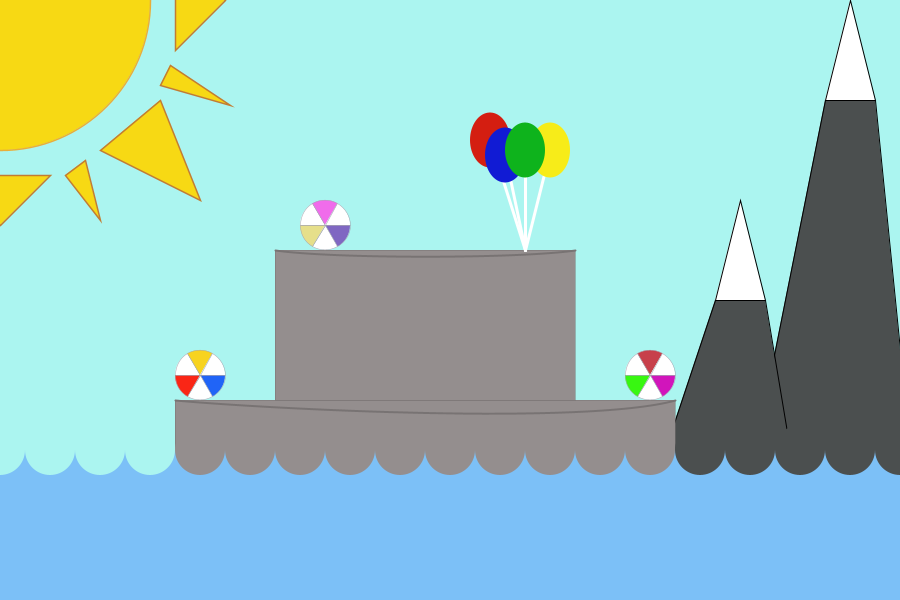
Frame 1 (no input)
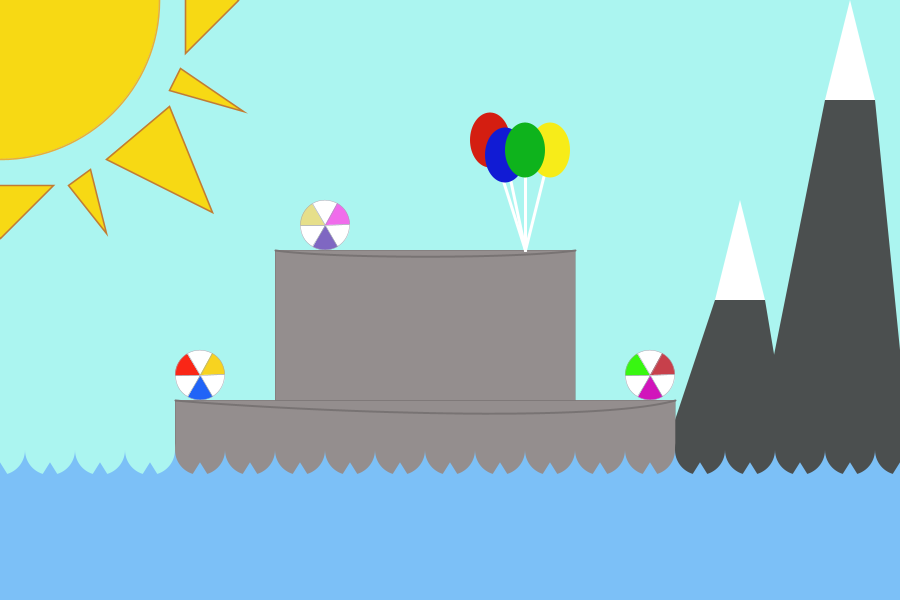
Frame 60 (the mouse pressed at the canvas centre just before this capture)
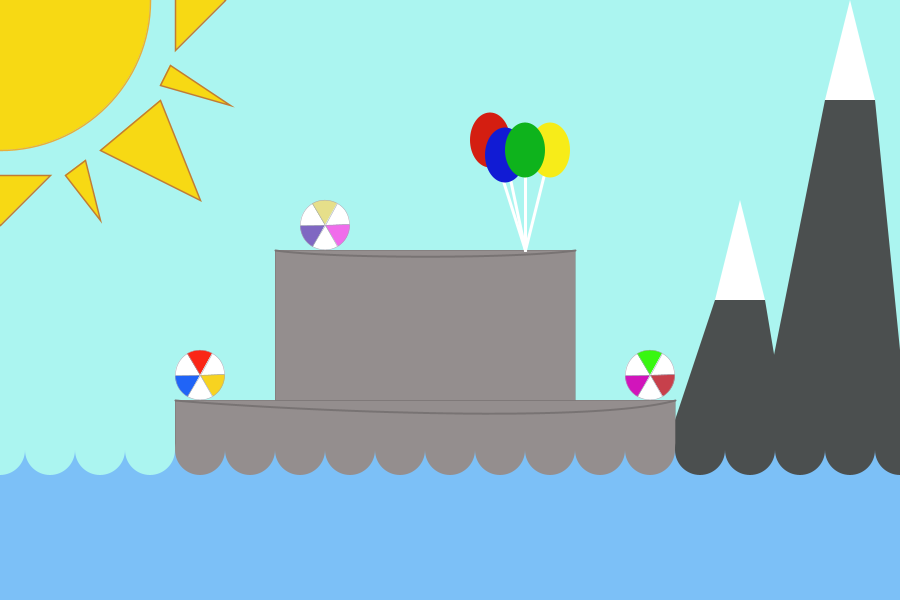
Frame 120 (the mouse held since frame 60 and released just before this capture)

The Processing sketch that drew these frames (run headless with seeded random() and noise(); from frame 60 on, the mouse is pressed at the canvas centre):

// Processing sketch: Assignment_1_part1
// ── Assignment_1_part1.pde
void setup() {
  size(900, 600);
}

float z=0; //timing variable
float waveSpeed=0; //movement variable
float ballRotation=0;
float sunScale=1;
int direction=1;

color mountainFill=#4b4f4f;
color white=#ffffff;
color platformFill=#948e8e;
color waterFill=#7cc0f7;
color backgroundFill=#abf5f0;
color ballFill1=#2064f7;
color ballFill2=#fa2616;
color ballFill3=#f7d320;
color ballFill4=#d115bb;
color ballFill5=#38f711;
color ballFill6=#c7404b;
color ballFill7=#7f67c2;
color ballFill8=#e6df8a;
color ballFill9=#f06ceb;
color sunFill=#f7d914;
color balloonFill1=#f7ec19;
color balloonFill2=#d41e11;
color balloonFill3=#111bd4;
color balloonFill4=#0eb31c;

color platformStroke=#787373;
color ballStroke=#a4a5b0;
color sunStroke=#e8ae3a;
color sunRayStroke=#c27c32;

float strokeWeight1=0.5;
float strokeWeight2=1.5;
float strokeWeight3=2;
float strokeWeight4=3;


void draw(){
  background(backgroundFill);
  
  //mountains
  fill(mountainFill);
  quad(725,600,825,100,875,100,925,600);
  quad(615,600,715,300,765,300,815,600);
  fill(white);
  triangle(825,100,850,0,875,100);
  triangle(715,300,740,200,765,300);
  
  //first platform
  fill(platformFill);
  stroke(platformStroke);
  strokeWeight(strokeWeight1);
  rect(175,400,500,200);
  //second platform
  rect(275,250,300,150);
  strokeWeight(strokeWeight3);
  noFill();
  curve(225,200,275,250,575,250,625,200);
  curve(125,350,175,400,675,400,725,250);
  noStroke();
  strokeWeight(1);
  
  //water
  noStroke();
  fill(waterFill);
  rect(0,450,900,150);
  for (int i=0; i<19; i++){
    if (i>3 && i<14){
      fill(#948e8e);
    }
    else{
      fill(#abf5f0);
    }
    if (i>=14){
      fill(#4b4f4f);
    }
    ellipse(i*50,450,50,50);
  }
  
  //wave animation
  fill(waterFill);
  for (int i=0; i<19; i++){
    triangle(-12.5+i*50,500-waveSpeed,i*50,480-waveSpeed,12.5+i*50,500-waveSpeed);
  }
  if (waveSpeed>18 || waveSpeed<-5){
    direction*=-1;
  }
  if (direction>0){
    waveSpeed+=0.3;
    sunScale+=0.001;
  }
  else {
    waveSpeed-=0.3;
    sunScale-=0.001;
  }
  
  //beach ball 1
  pushMatrix();
  stroke(ballStroke);
  strokeWeight(strokeWeight1);
  translate(200,375);
  rotate(ballRotation);
  fill(ballFill1);
  arc(0,0,50,50,0,PI/3, PIE);
  fill(white);
  arc(0,0,50,50,PI/3,2*PI/3, PIE);
  fill(ballFill2);
  arc(0,0,50,50,2*PI/3,PI, PIE);
  fill(white);
  arc(0,0,50,50,PI,4*PI/3, PIE);
  fill(ballFill3);
  arc(0,0,50,50,4*PI/3,5*PI/3, PIE);
  fill(white);
  arc(0,0,50,50,5*PI/3,2*PI, PIE);
  popMatrix();
  
  //beach ball 2
  pushMatrix();
  translate(650,375);
  rotate(ballRotation);
  fill(ballFill4);
  arc(0,0,50,50,0,PI/3, PIE);
  fill(white);
  arc(0,0,50,50,PI/3,2*PI/3, PIE);
  fill(ballFill5);
  arc(0,0,50,50,2*PI/3,PI, PIE);
  fill(white);
  arc(0,0,50,50,PI,4*PI/3, PIE);
  fill(ballFill6);
  arc(0,0,50,50,4*PI/3,5*PI/3, PIE);
  fill(white);
  arc(0,0,50,50,5*PI/3,2*PI, PIE);
  popMatrix();
  
  //beach ball 3
  pushMatrix();
  translate(325,225);
  rotate(ballRotation);
  fill(ballFill7);
  arc(0,0,50,50,0,PI/3, PIE);
  fill(white);
  arc(0,0,50,50,PI/3,2*PI/3, PIE);
  fill(ballFill8);
  arc(0,0,50,50,2*PI/3,PI, PIE);
  fill(white);
  arc(0,0,50,50,PI,4*PI/3, PIE);
  fill(ballFill9);
  arc(0,0,50,50,4*PI/3,5*PI/3, PIE);
  fill(white);
  arc(0,0,50,50,5*PI/3,2*PI, PIE);
  popMatrix();
  
  ballRotation+=PI/180;
  
  //Sun
  stroke(sunStroke);
  strokeWeight(strokeWeight2);
  pushMatrix();
  scale(sunScale);
  fill(sunFill);
  ellipse(0,0,300,300);
  stroke(sunRayStroke);
  triangle(-50,175,0,225,50,175);
  triangle(65,175,100,220,85,160);
  triangle(100,150,200,200,160,100);
  triangle(160,85,230,105,170,65);
  triangle(175,-50,175,50,225,0);
  popMatrix();
  
  //Balloons
  stroke(white);
  strokeWeight(strokeWeight4);
  line(550,150,525,250);
  line(490,140,525,250);
  line(505,155,525,250);
  line(525,150,525,250);
  strokeWeight(1);
  noStroke();
  fill(balloonFill1);
  ellipse(550,150,40,55);
  fill(balloonFill2);
  ellipse(490,140,40,55);
  fill(balloonFill3);
  ellipse(505,155,40,55);
  fill(balloonFill4);
  ellipse(525,150,40,55);
  //<>//
}
